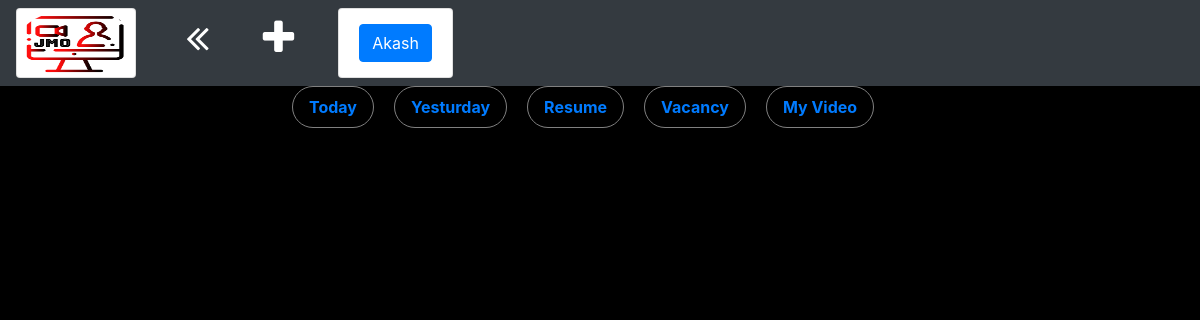
The app's page /video (signed in), older data.
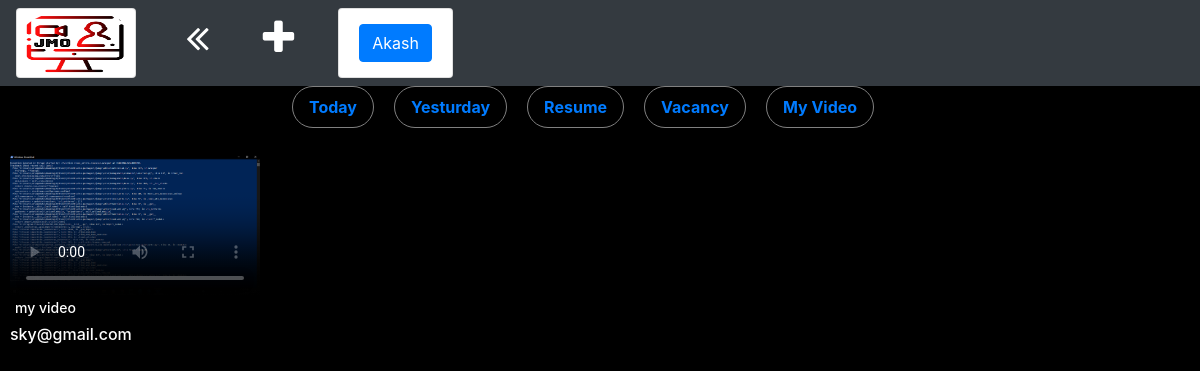
The same page, newer data.
### job/models.py (models this page shows, shortened)
class Video(models.Model):
    user = models.ForeignKey(User,on_delete=models.CASCADE,null=True)
    caption = models.CharField(null=True,max_length=100)
    video=models.FileField(null=True)
    thumbnail=models.FileField(null=True)
    type=models.CharField(null=True,max_length=100)
    creationdate = models.DateField(null=True)

### job/views.py (the view, shortened to what this page needs)
# urls.py: path('video', views.video,name='video'),
def video(request):
    error=''
    user = request.user
    if user:
        try:
            user1 = Recruiter.objects.get(user=user)
            if user1.type == "Recruiter":
                error = "candidate1"
        except:
            user1 = StudentUser.objects.get(user=user)
            if user1.type == "Student":
                error = "candidate2"
    video=Video.objects.all()
    d={'video': video,'error': error,'user': user,'user1': user1}
    return render(request,'video.html',d)

### job/templates/video.html (shortened to what this page needs)
<!DOCTYPE html>
<html lang="en">
<head>
    <head>
    {% load static %}
  <link rel="stylesheet" href="https://maxcdn.bootstrapcdn.com/bootstrap/4.5.2/css/bootstrap.min.css">
<link rel="stylesheet" href="https://cdnjs.cloudflare.com/ajax/libs/font-awesome/4.7.0/css/font-awesome.min.css">
</head>
    <nav class="navbar navbar-expand-sm bg-dark navbar-dark fixed-top ">
<ul class="navbar-nav">
     <div class="card" style="width:120px ; height:70px ; margin-left:0px">
   <a href="{% url 'video'%}" class="stretched-link"> <img class="card-img-top" style="width:119px; height:70px ; margin-top:0px ;border-radius:50%" src="static/images/log.png" alt="Card image"></a>
  <div class="card-body" ></div>
     </div>
{% ifequal error 'candidate2'  %}
 <a href="{% url 'latestjob' %}" ><i class="fa fa-angle-double-left mr-1 " style="font-size:40px; color: white;margin-left:50px;margin-top:10px;"></i></a>
{% endifequal %}
    <li class="nav-item" style="font-size:40px ; margin-left:50px;margin-top:0px">
      <i class="fa fa-plus mr-1"  data-toggle="modal" data-target="#myModal" style="color: white"></i>
     </li>
    <div class="card" style="width:auto ; height:70px; margin-left:40px">
  <div class="card-body" style="width:auto;" >
    <a class="btn btn-primary stretched-link"  style="margin-top:-5px ;">{{user.first_name}}</a>
  </div>
 </div>
</ul>
</nav>
</head>
<div class="row" style="margin-top:150px;">
<div class="column-sm-4 ">
     <nav class="navbar navbar-expand-sm bg-black fixed-top"style="margin-top:70px;">
     <ul class="navbar nav">
  <li class="nav-item">
    <button style="border: 1px solid grey;background-color:black;border-radius:50px 50px 50px 50px;margin-left:260px;padding:0px"><a class="nav-link " href="{% url 'todaysearch'%}"><b>Today</b></a></button>
  </li>
  <li class="nav-item">
    <button style="border: 1px solid grey;background-color:black;border-radius:50px 50px 50px 50px;margin-left:20px;padding:0px"><a class="nav-link " href="{% url 'yesterdaysearch'%}"><b>Yesturday</b></a></button>
  </li>
  <li class="nav-item">
    <button style="border: 1px solid grey;background-color:black;border-radius:50px 50px 50px 50px;margin-left:20px;padding:0px"><a class="nav-link " href="{% url 'resumesearch'%}"><b>Resume</b></a></button>
  </li>
  <li class="nav-item">
    <button style="border: 1px solid grey;background-color:black;border-radius:50px 50px 50px 50px;margin-left:20px;padding:0px"><a class="nav-link " href="{% url 'vacancysearch'%}"><b>Vacancy</b></a></button>
  </li>
    <li class="nav-item">
    <button style="border: 1px solid grey;background-color:black;border-radius:50px 50px 50px 50px;margin-left:20px;padding:0px"><a class="nav-link " href="{% url 'myvideo'%}"><b>My Video</b></a></button>
  </li>
</ul>
 </nav>
    </div>
    {% for i in video %}
<div class="column-sm-8 " >
<video  class="embed-responsive embed-responsive-16by9" controls="controls" poster="{{ i.thumbnail.url }}" style="margin-left:25px; width:250px;height:150px; background-size: 100% 100%">
<source src="{{i.video.url}}" type="video/mp4" />
</video>
    <div style="width:250px;margin-left:25px;background-color:;height:auto;color:white ">
    <h6 style="margin-left:5px;margin-top:0px;color:white;font-size:14px"> {{ i.caption}}</h6>
        <h6 >{{ i.user}} </h6>
    </div>
</div>
{% endfor %}
</div>
</body>
</html>

Row changes from the older to the newer data that the page shows:
added Video: caption "my video", user "sky@gmail.com"
